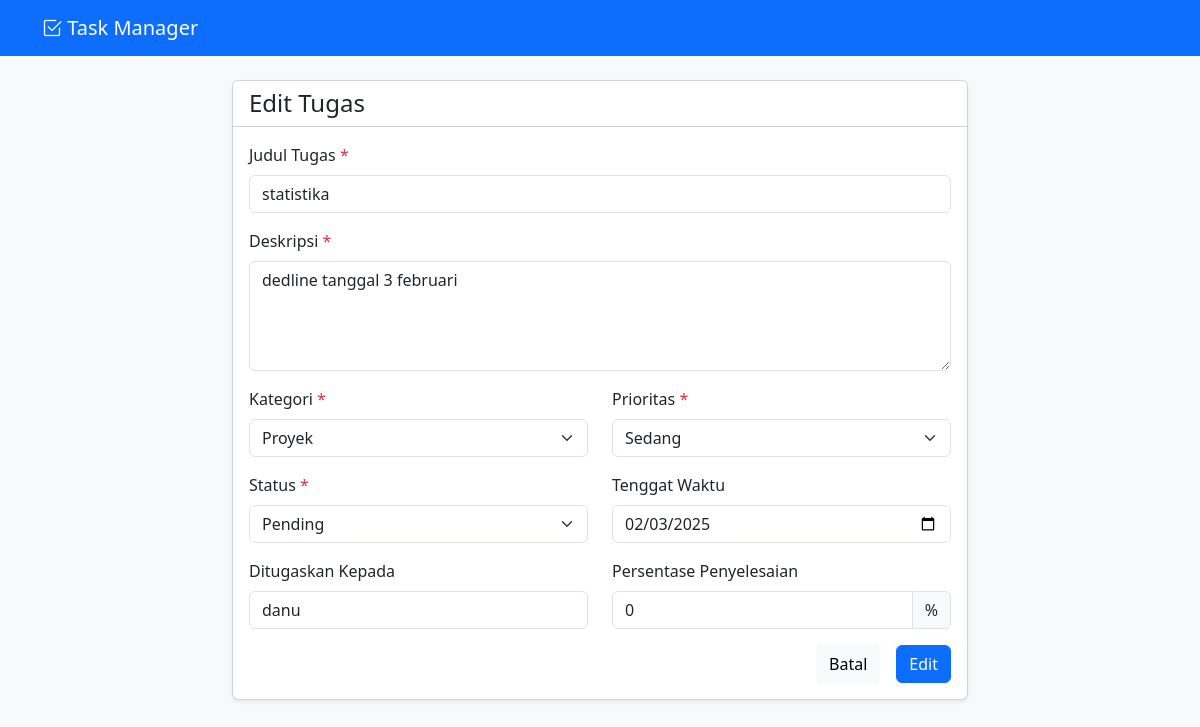
Screenshot of /update.php?id=8 with the database file from the repository.
### tables this page shows
CREATE TABLE `tasks` (
  `id` int(11) NOT NULL,
  `title` varchar(255) NOT NULL,
  `description` text DEFAULT NULL,
  `status` enum('pending','in_progress','completed') DEFAULT 'pending',
  `created_at` timestamp NOT NULL DEFAULT current_timestamp(),
  `updated_at` timestamp NOT NULL DEFAULT current_timestamp() ON UPDATE current_timestamp(),
  `priority` enum('low','medium','high') DEFAULT 'medium',
  `due_date` date DEFAULT NULL,
  `category` varchar(50) DEFAULT NULL,
  `assigned_to` varchar(100) DEFAULT NULL,
  `completion_percentage` int(11) DEFAULT 0
);

CREATE TABLE `categories` (
  `id` int(11) NOT NULL,
  `name` varchar(50) NOT NULL,
  `color` varchar(7) DEFAULT '#6c757d',
  `created_at` timestamp NOT NULL DEFAULT current_timestamp()
);

### function.php (called while the page is built, shortened)
<?php
require_once 'config/database.php';
function getAllCategories() {
    global $pdo;
    $stmt = $pdo->query('SELECT * FROM categories ORDER BY name');
    return $stmt->fetchAll();
}
function getTaskById($id) {
    global $pdo;
    $stmt = $pdo->prepare('SELECT t.*, c.name as category_name, c.color as category_color
                          FROM tasks t
                          LEFT JOIN categories c ON t.category = c.id
                          WHERE t.id = ?');
    $stmt->execute([$id]);
    return $stmt->fetch();
}

### update.php (the view, shortened to what this page needs)
<?php
require_once 'function.php';
$id = $_GET['id'] ?? null;
$task = getTaskById($id);
$categories = getAllCategories();
?>
<!DOCTYPE html>
<html lang="id">
<head>
    <link href="https://cdn.jsdelivr.net/npm/bootstrap@5.3.0/dist/css/bootstrap.min.css" rel="stylesheet">
    <link href="https://cdn.jsdelivr.net/npm/bootstrap-icons@1.7.2/font/bootstrap-icons.css" rel="stylesheet">
</head>
<body class="bg-light">
    <nav class="navbar navbar-expand-lg navbar-dark bg-primary">
        <div class="container">
            <a class="navbar-brand" href="index.php">
                <i class="bi bi-check2-square"></i> Task Manager
            </a>
        </div>
    </nav>
    <div class="container my-4">
        <div class="row justify-content-center">
            <div class="col-md-8">
                <div class="card shadow-sm">
                    <div class="card-header bg-white">
                        <h1 class="h4 mb-0">Edit Tugas</h1>
                    </div>
                    <div class="card-body">
                        <form action="update.php?id=<?= $id ?>" method="POST" class="needs-validation" novalidate>
                            <div class="mb-3">
                                <label for="title" class="form-label">Judul Tugas <span class="text-danger">*</span></label>
                                <input type="text" class="form-control" id="title" name="title"
                                       value="<?= htmlspecialchars($task['title']) ?>" required>
                            </div>
                            <div class="mb-3">
                                <label for="description" class="form-label">Deskripsi <span class="text-danger">*</span></label>
                                <textarea class="form-control" id="description" name="description"
                                          rows="4" required><?= htmlspecialchars($task['description']) ?></textarea>
                            </div>
                            <div class="row">
                                <div class="col-md-6 mb-3">
                                    <label for="category" class="form-label">Kategori <span class="text-danger">*</span></label>
                                    <select class="form-select" id="category" name="category" required>
                                        <?php foreach ($categories as $category): ?>
                                            <option value="<?= $category['id'] ?>"
                                                    <?= $task['category'] == $category['id'] ? 'selected' : '' ?>>
                                                <?= htmlspecialchars($category['name']) ?>
                                            </option>
                                        <?php endforeach; ?>
                                    </select>
                                </div>
                                <div class="col-md-6 mb-3">
                                    <label for="priority" class="form-label">Prioritas <span class="text-danger">*</span></label>
                                    <select class="form-select" id="priority" name="priority" required>
                                        <option value="medium" <?= $task['priority'] == 'medium' ? 'selected' : '' ?>>Sedang</option>
                                    </select>
                                </div>
                            </div>
                            <div class="row">
                                <div class="col-md-6 mb-3">
                                    <label for="status" class="form-label">Status <span class="text-danger">*</span></label>
                                    <select class="form-select" id="status" name="status" required>
                                        <option value="pending" <?= $task['status'] == 'pending' ? 'selected' : '' ?>>Pending</option>
                                    </select>
                                </div>
                                <div class="col-md-6 mb-3">
                                    <label for="due_date" class="form-label">Tenggat Waktu</label>
                                    <input type="date" class="form-control" id="due_date" name="due_date"
                                           value="<?= $task['due_date'] ?>">
                                </div>
                            </div>
                            <div class="row">
                                <div class="col-md-6 mb-3">
                                    <label for="assigned_to" class="form-label">Ditugaskan Kepada</label>
                                    <input type="text" class="form-control" id="assigned_to" name="assigned_to"
                                           value="<?= htmlspecialchars($task['assigned_to']) ?>"
                                           placeholder="Nama penanggung jawab">
                                </div>
                                <div class="col-md-6 mb-3">
                                    <label for="completion_percentage" class="form-label">Persentase Penyelesaian</label>
                                    <div class="input-group">
                                        <input type="number" class="form-control" id="completion_percentage"
                                               name="completion_percentage" min="0" max="100"
                                               value="<?= $task['completion_percentage'] ?>">
                                        <span class="input-group-text">%</span>
                                    </div>
                                </div>
                            </div>
                            <div class="d-grid gap-2 d-md-flex justify-content-md-end">
                                <a href="dashboard.php" class="btn btn-light me-md-2">Batal</a>
                                <button type="submit" class="btn btn-primary">Edit</button>
                            </div>
                            </div>
                    </div>
                </div>
            </div>
        </div>
</body>
</html>

### rows the page displays
tasks: title "statistika", description "dedline tanggal 3 februari", category "Proyek", priority "Sedang", status "Pending", due_date "02/03/2025", assigned_to "danu", completion_percentage "0"
